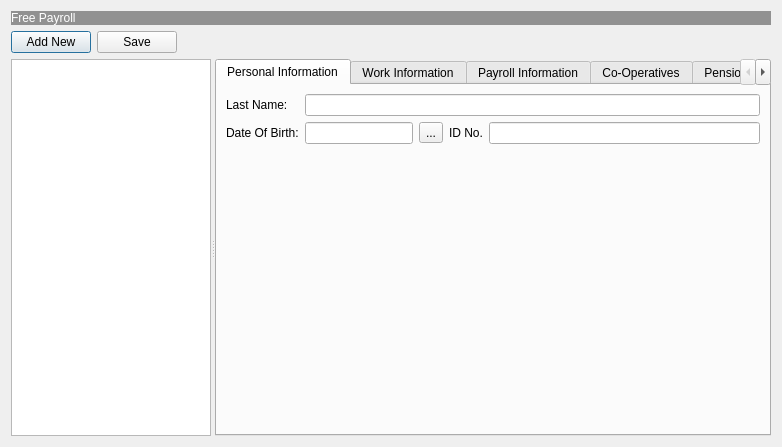
<?xml version="1.0" encoding="UTF-8"?>
<ui version="4.0">
 <class>EmployeeEditor</class>
 <widget class="QDialog" name="EmployeeEditor">
  <property name="geometry">
   <rect>
    <x>0</x>
    <y>0</y>
    <width>782</width>
    <height>447</height>
   </rect>
  </property>
  <property name="windowTitle">
   <string>Employees</string>
  </property>
  <layout class="QVBoxLayout" name="verticalLayout">
   <item>
    <widget class="QLabel" name="lblName">
     <property name="styleSheet">
      <string notr="true">font: 75 20pt &quot;Verdana&quot;;
background-color: rgb(145, 145, 145);
color: rgb(255, 255, 255);</string>
     </property>
     <property name="text">
      <string>&lt;html&gt;&lt;head/&gt;&lt;body&gt;&lt;p&gt;Free Payroll&lt;/p&gt;&lt;/body&gt;&lt;/html&gt;</string>
     </property>
    </widget>
   </item>
   <item>
    <layout class="QHBoxLayout" name="horizontalLayout">
     <item>
      <widget class="QPushButton" name="cmdAddNew">
       <property name="text">
        <string>Add New</string>
       </property>
      </widget>
     </item>
     <item>
      <widget class="QPushButton" name="cmdSave">
       <property name="text">
        <string>Save</string>
       </property>
      </widget>
     </item>
     <item>
      <spacer name="horizontalSpacer">
       <property name="orientation">
        <enum>Qt::Horizontal</enum>
       </property>
       <property name="sizeHint" stdset="0">
        <size>
         <width>40</width>
         <height>20</height>
        </size>
       </property>
      </spacer>
     </item>
    </layout>
   </item>
   <item>
    <widget class="QSplitter" name="splitter">
     <property name="sizePolicy">
      <sizepolicy hsizetype="Expanding" vsizetype="Preferred">
       <horstretch>0</horstretch>
       <verstretch>1</verstretch>
      </sizepolicy>
     </property>
     <property name="orientation">
      <enum>Qt::Horizontal</enum>
     </property>
     <widget class="QListView" name="lstEmployees">
      <property name="maximumSize">
       <size>
        <width>200</width>
        <height>16777215</height>
       </size>
      </property>
     </widget>
     <widget class="QTabWidget" name="tabWidget">
      <property name="currentIndex">
       <number>0</number>
      </property>
      <widget class="QWidget" name="tab">
       <attribute name="title">
        <string>Personal Information</string>
       </attribute>
       <layout class="QGridLayout" name="gridLayout_2">
        <item row="0" column="0">
         <widget class="QLabel" name="label">
          <property name="text">
           <string>Last Name:</string>
          </property>
         </widget>
        </item>
        <item row="0" column="1" colspan="5">
         <widget class="QLineEdit" name="txtName"/>
        </item>
        <item row="1" column="4">
         <widget class="QLabel" name="label_4">
          <property name="text">
           <string>ID No.</string>
          </property>
         </widget>
        </item>
        <item row="1" column="5">
         <widget class="QLineEdit" name="txtIDNo"/>
        </item>
        <item row="2" column="0" colspan="2">
         <spacer name="verticalSpacer">
          <property name="orientation">
           <enum>Qt::Vertical</enum>
          </property>
          <property name="sizeHint" stdset="0">
           <size>
            <width>20</width>
            <height>363</height>
           </size>
          </property>
         </spacer>
        </item>
        <item row="1" column="0">
         <widget class="QLabel" name="label_3">
          <property name="text">
           <string>Date Of Birth:</string>
          </property>
         </widget>
        </item>
        <item row="1" column="1" colspan="2">
         <widget class="QLineEdit" name="txtDOB">
          <property name="readOnly">
           <bool>false</bool>
          </property>
         </widget>
        </item>
        <item row="1" column="3">
         <widget class="QToolButton" name="cmdSetDateOfBirth">
          <property name="text">
           <string>...</string>
          </property>
         </widget>
        </item>
       </layout>
      </widget>
      <widget class="QWidget" name="tab_2">
       <attribute name="title">
        <string>Work Information</string>
       </attribute>
       <layout class="QGridLayout" name="gridLayout">
        <item row="0" column="0">
         <widget class="QLabel" name="label_5">
          <property name="text">
           <string>Branch:</string>
          </property>
         </widget>
        </item>
        <item row="1" column="0">
         <widget class="QLabel" name="label_7">
          <property name="text">
           <string>Job Group:</string>
          </property>
         </widget>
        </item>
        <item row="2" column="0">
         <widget class="QLabel" name="label_8">
          <property name="text">
           <string>Employee No.:</string>
          </property>
         </widget>
        </item>
        <item row="2" column="1" colspan="2">
         <widget class="QLineEdit" name="txtEmployeeNo"/>
        </item>
        <item row="3" column="1">
         <spacer name="verticalSpacer_2">
          <property name="orientation">
           <enum>Qt::Vertical</enum>
          </property>
          <property name="sizeHint" stdset="0">
           <size>
            <width>20</width>
            <height>337</height>
           </size>
          </property>
         </spacer>
        </item>
        <item row="0" column="4">
         <widget class="QLabel" name="label_6">
          <property name="text">
           <string>Department:</string>
          </property>
         </widget>
        </item>
        <item row="1" column="5">
         <widget class="QComboBox" name="cboStatus">
          <property name="sizePolicy">
           <sizepolicy hsizetype="Preferred" vsizetype="Fixed">
            <horstretch>1</horstretch>
            <verstretch>0</verstretch>
           </sizepolicy>
          </property>
          <item>
           <property name="text">
            <string>Active</string>
           </property>
          </item>
          <item>
           <property name="text">
            <string>Inactive</string>
           </property>
          </item>
         </widget>
        </item>
        <item row="0" column="5">
         <widget class="QComboBox" name="cboDept">
          <property name="sizePolicy">
           <sizepolicy hsizetype="Preferred" vsizetype="Fixed">
            <horstretch>1</horstretch>
            <verstretch>0</verstretch>
           </sizepolicy>
          </property>
         </widget>
        </item>
        <item row="0" column="1" colspan="2">
         <widget class="QComboBox" name="cboBranch">
          <property name="sizePolicy">
           <sizepolicy hsizetype="Preferred" vsizetype="Fixed">
            <horstretch>1</horstretch>
            <verstretch>0</verstretch>
           </sizepolicy>
          </property>
         </widget>
        </item>
        <item row="2" column="5">
         <widget class="QDateEdit" name="dtpDateEmployed">
          <property name="sizePolicy">
           <sizepolicy hsizetype="Minimum" vsizetype="Fixed">
            <horstretch>2</horstretch>
            <verstretch>0</verstretch>
           </sizepolicy>
          </property>
          <property name="displayFormat">
           <string>dd MMM yyyy</string>
          </property>
          <property name="calendarPopup">
           <bool>true</bool>
          </property>
         </widget>
        </item>
        <item row="1" column="4">
         <widget class="QLabel" name="label_10">
          <property name="text">
           <string>Current Status:</string>
          </property>
         </widget>
        </item>
        <item row="1" column="1" colspan="2">
         <widget class="QComboBox" name="cboJobGroups"/>
        </item>
        <item row="2" column="4">
         <widget class="QLabel" name="label_9">
          <property name="text">
           <string>Date Employed:</string>
          </property>
         </widget>
        </item>
        <item row="0" column="3">
         <widget class="QToolButton" name="cmdManageBranches">
          <property name="text">
           <string>...</string>
          </property>
         </widget>
        </item>
        <item row="1" column="3">
         <widget class="QToolButton" name="cmdManageJobGroups">
          <property name="text">
           <string>...</string>
          </property>
         </widget>
        </item>
        <item row="0" column="6">
         <widget class="QToolButton" name="cmdManageDepartments">
          <property name="text">
           <string>...</string>
          </property>
         </widget>
        </item>
       </layout>
      </widget>
      <widget class="QWidget" name="tab_3">
       <attribute name="title">
        <string>Payroll Information</string>
       </attribute>
       <layout class="QGridLayout" name="gridLayout_3">
        <item row="0" column="0">
         <widget class="QLabel" name="label_11">
          <property name="text">
           <string>Basic Pay:</string>
          </property>
         </widget>
        </item>
        <item row="0" column="1" colspan="3">
         <widget class="QLineEdit" name="txtBasicPay"/>
        </item>
        <item row="0" column="4">
         <widget class="QLabel" name="label_12">
          <property name="text">
           <string>Payment ModeL</string>
          </property>
         </widget>
        </item>
        <item row="0" column="5">
         <widget class="QComboBox" name="cboPaymentMode">
          <item>
           <property name="text">
            <string>Cash</string>
           </property>
          </item>
          <item>
           <property name="text">
            <string>EFT</string>
           </property>
          </item>
          <item>
           <property name="text">
            <string>Cheque</string>
           </property>
          </item>
         </widget>
        </item>
        <item row="1" column="0">
         <widget class="QLabel" name="label_13">
          <property name="text">
           <string>Bank:</string>
          </property>
         </widget>
        </item>
        <item row="2" column="0">
         <widget class="QLabel" name="label_14">
          <property name="text">
           <string>Branch:</string>
          </property>
         </widget>
        </item>
        <item row="2" column="1" colspan="3">
         <widget class="QLineEdit" name="txtBranch"/>
        </item>
        <item row="2" column="4">
         <widget class="QLabel" name="label_15">
          <property name="text">
           <string>Account No:</string>
          </property>
         </widget>
        </item>
        <item row="2" column="5">
         <widget class="QLineEdit" name="txtAccountNo"/>
        </item>
        <item row="6" column="2">
         <spacer name="verticalSpacer_3">
          <property name="orientation">
           <enum>Qt::Vertical</enum>
          </property>
          <property name="sizeHint" stdset="0">
           <size>
            <width>20</width>
            <height>259</height>
           </size>
          </property>
         </spacer>
        </item>
        <item row="1" column="1" colspan="4">
         <widget class="QLineEdit" name="txtBank"/>
        </item>
        <item row="3" column="0">
         <widget class="QLabel" name="label_16">
          <property name="text">
           <string>PIN No.</string>
          </property>
         </widget>
        </item>
        <item row="4" column="0">
         <widget class="QLabel" name="label_17">
          <property name="text">
           <string>NSSF No.</string>
          </property>
         </widget>
        </item>
        <item row="5" column="0">
         <widget class="QLabel" name="label_18">
          <property name="text">
           <string>NHIF No.</string>
          </property>
         </widget>
        </item>
        <item row="3" column="1" colspan="3">
         <widget class="QLineEdit" name="txtPIN">
          <property name="text">
           <string/>
          </property>
         </widget>
        </item>
        <item row="4" column="1" colspan="3">
         <widget class="QLineEdit" name="txtNSSF"/>
        </item>
        <item row="5" column="1" colspan="3">
         <widget class="QLineEdit" name="txtNHIF"/>
        </item>
       </layout>
      </widget>
      <widget class="QWidget" name="tab_4">
       <attribute name="title">
        <string>Co-Operatives</string>
       </attribute>
      </widget>
      <widget class="QWidget" name="tab_5">
       <attribute name="title">
        <string>Pension Funds</string>
       </attribute>
      </widget>
     </widget>
    </widget>
   </item>
  </layout>
 </widget>
 <resources/>
 <connections/>
</ui>
